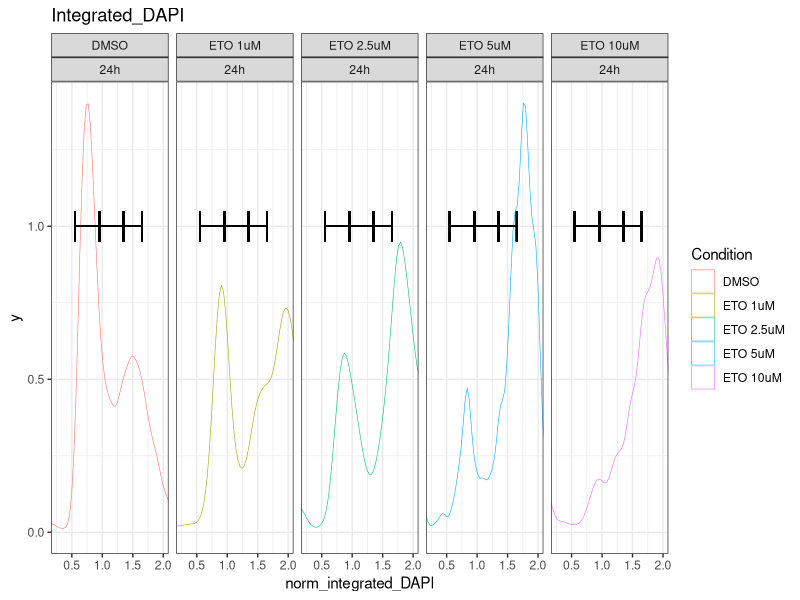

Here is the R script that generated this plot: (Note: this script raises an error after producing the figure.)
# libraries
library(tidyverse)
library(ggpubr)

    setwd("C:/Users/tganez/OneDrive - CRG - Centre de Regulacio Genomica/Toni CRG/P10 - IMPDH2/")

# get data MDAMB231

data_MDA_24h <- read.delim("Fig S3E.txt", skip = 9)

data_label="24.imp.parpTG"


data_MDA_24h <- data_MDA_24h %>%
    mutate(Timepoint = rep("24h", nrow(data_MDA_24h)))


# add conditions
data_MDA_all_cond <- data_MDA_24h %>%
    mutate(Condition = case_when(
        Column == 3 ~ "DMSO",
        Column == 4 ~ "ETO 1uM",
        Column == 5 ~ "ETO 2.5uM",
        Column == 6 ~ "ETO 5uM",
        Column == 7 ~ "ETO 10uM"),
        Well = case_when(
            Row == 2 ~ 1, 
            Row == 3 ~ 2, 
            Row == 4 ~ 3),
        n_spots_mod = full.nuclei...Number.of.Spots + 0.01
    )

# check
table(data_MDA_all_cond$Condition, data_MDA_all_cond$Row)
table(data_MDA_all_cond$Condition, data_MDA_all_cond$Column)

table(data_MDA_all_cond$Well, data_MDA_all_cond$Row)
table(data_MDA_all_cond$Well, data_MDA_all_cond$Column)

table(data_MDA_all_cond$Timepoint, data_MDA_all_cond$Row)
table(data_MDA_all_cond$Timepoint, data_MDA_all_cond$Column)

# factor
data_MDA_all_cond$Condition <- factor(data_MDA_all_cond$Condition, levels = c("DMSO", "ETO 1uM", "ETO 2.5uM", "ETO 5uM", "ETO 10uM"))
data_MDA_all_cond$Well <- factor(data_MDA_all_cond$Well)




######################################################################
################# insert DAPI analysis ###############################
######################################################################

{
    names(data_MDA_all_cond)[24]='Nuclei_Intensity_Nuc_DAPI'
    names(data_MDA_all_cond)[25]='Nuclei_Ring_Intensity_Nuc_DAPI'
}

### Remove background


data_MDA_all_cond$dif_DAPI = data_MDA_all_cond$Nuclei_Intensity_Nuc_DAPI - data_MDA_all_cond$Nuclei_Ring_Intensity_Nuc_DAPI




### Calculate integrated 

data_MDA_all_cond$integrated_DAPI = data_MDA_all_cond$full.nuclei...areainum2n.Area..µm.. * data_MDA_all_cond$dif_DAPI/300000
    

### Normalize profiles

{
all_norm=1.5
data_MDA_all_cond = data_MDA_all_cond %>%
    mutate(norm_integrated_DAPI=
               case_when((Condition == "DMSO" & Timepoint =="24h") ~ integrated_DAPI*1.6*all_norm,
                         (Condition == "ETO 1uM" & Timepoint =="24h") ~ integrated_DAPI*1.6*all_norm,
                         (Condition == "ETO 2.5uM" & Timepoint =="24h") ~ integrated_DAPI*1.6*all_norm,
                         (Condition == "ETO 5uM" & Timepoint =="24h") ~ integrated_DAPI*1.6*all_norm,
                         (Condition == "ETO 10uM" & Timepoint =="24h") ~ integrated_DAPI*1.6*all_norm,
               )
    )


### Set the gates (adjust according to the plots below)

move_all=0
{
    G1_gate_start =0.55+move_all
    G1_gate_end = 0.95+move_all
    
    G2M_gate_start = 1.35+move_all
    G2M_gate_end = 1.65+move_all
    
    S_gate_start = G1_gate_end+0.01
    S_gate_end = G2M_gate_start-0.01
    
    
    
    custom_gates=c(geom_segment(aes(x = G1_gate_start, xend = G1_gate_end, y = 1, yend = 1)),
                   geom_segment(aes(x = G1_gate_start, xend = G1_gate_start, y = 1.05, yend = .95)),
                   geom_segment(aes(x = G1_gate_end, xend = G1_gate_end, y = 1.05, yend = .95)),
                   
                   geom_segment(aes(x = S_gate_start, xend = S_gate_end, y = 1, yend = 1)),
                   geom_segment(aes(x = S_gate_start, xend = S_gate_start, y = 1.05, yend = .95)),
                   geom_segment(aes(x = S_gate_end, xend = S_gate_end, y = 1.05, yend = .95)),
                   
                   geom_segment(aes(x = G2M_gate_start, xend = G2M_gate_end, y = 1, yend = 1)),
                   geom_segment(aes(x = G2M_gate_start, xend = G2M_gate_start, y = 1.05, yend = .95)),
                   geom_segment(aes(x = G2M_gate_end, xend = G2M_gate_end, y = 1.05, yend = .95)))
    
    custom_gates_vline = geom_vline(xintercept = c(G1_gate_start,G1_gate_end,S_gate_start,S_gate_end,G2M_gate_start,G2M_gate_end),linetype="dotted")
    
}

### DAPI test plot normalized DAPI Integrated signal from nuclei

plot_1= ggplot(data_MDA_all_cond, 
               aes(x=norm_integrated_DAPI)) +
    coord_cartesian(xlim = c(.25, 2))+
    geom_density(aes(color =  Condition), alpha=0, size=.2, adjust= 0.5)+
    custom_gates+
    ggtitle(paste("Integrated_DAPI"))+
    theme_bw()+
facet_wrap(Condition~Timepoint,
          ncol=5)

plot_1

}


############## add the gates data to the main table ###########################

### add the groups to the data table

data_MDA_all_cond = data_MDA_all_cond %>%
    mutate(Phase_Group=                                                 
               case_when((between(norm_integrated_DAPI,G1_gate_start,G1_gate_end)) ~ "G1",
                         (between(norm_integrated_DAPI,S_gate_start,S_gate_end)) ~ "S",
                         (between(norm_integrated_DAPI,G2M_gate_start,G2M_gate_end)) ~ "G2M"))%>%
    filter(Phase_Group %in% c("G1", "S", "G2M")) %>% 
    mutate(Treatment_Phase_Group=paste0(Condition,"\n",Phase_Group))

data_MDA_all_cond$Phase_Group = factor(data_MDA_all_cond$Phase_Group, levels = c("G1", "S", "G2M"))

##############################################################################

# plot facet

data_MDA_all_cond_filt <- data_MDA_all_cond %>%
    filter(full.nuclei...Number.of.Spots < 100) # filter spots higher than 100; considered outliers.

data_MDA_all_cond_filt = data_MDA_all_cond_filt[!is.na(data_MDA_all_cond_norm$Phase_Group),]

my_comp <- list(c("DMSO", "ETO 1uM"), c("ETO 1uM", "ETO 2.5uM"), c("ETO 2.5uM", "ETO 5uM"),
                c("ETO 5uM", "ETO 10uM"))

boxplot = ggboxplot(
    data_MDA_all_cond_filt %>% filter(Timepoint == "24h"), x = "Condition", y = "full.nuclei...Number.of.Spots", fill = "Condition",
    nrow = 1) +
    stat_compare_means(
        comparisons = my_comp,
        method = "wilcox",
        label = "p.format", size = 2
    )+
    labs(y ="Number of H2AX foci") +
    scale_fill_manual(values = c("DMSO" = "#FFE5CC", "ETO 1uM" = "#FFB266", 
                                 "ETO 2.5uM" = "#FF9933", "ETO 5uM" = "#FF8000", 
                                 "ETO 10uM" = "#CC6600")) +  
    theme_bw() +
    theme(axis.text.x = element_text(angle = 90, hjust=1))



boxplot +
    facet_wrap(Timepoint~Phase_Group, ncol=3)


ggsave(paste("Fig S3E - ",data_label,"- H2AXnspots_MDA_ETO_norm_DMSOfacetstats _ byPhase_tr_24h.pdf"),  width = 12, height = 6)
